Frame 1 (no input): blank canvas, image omitted
Frame 60 (no input): blank canvas, image omitted
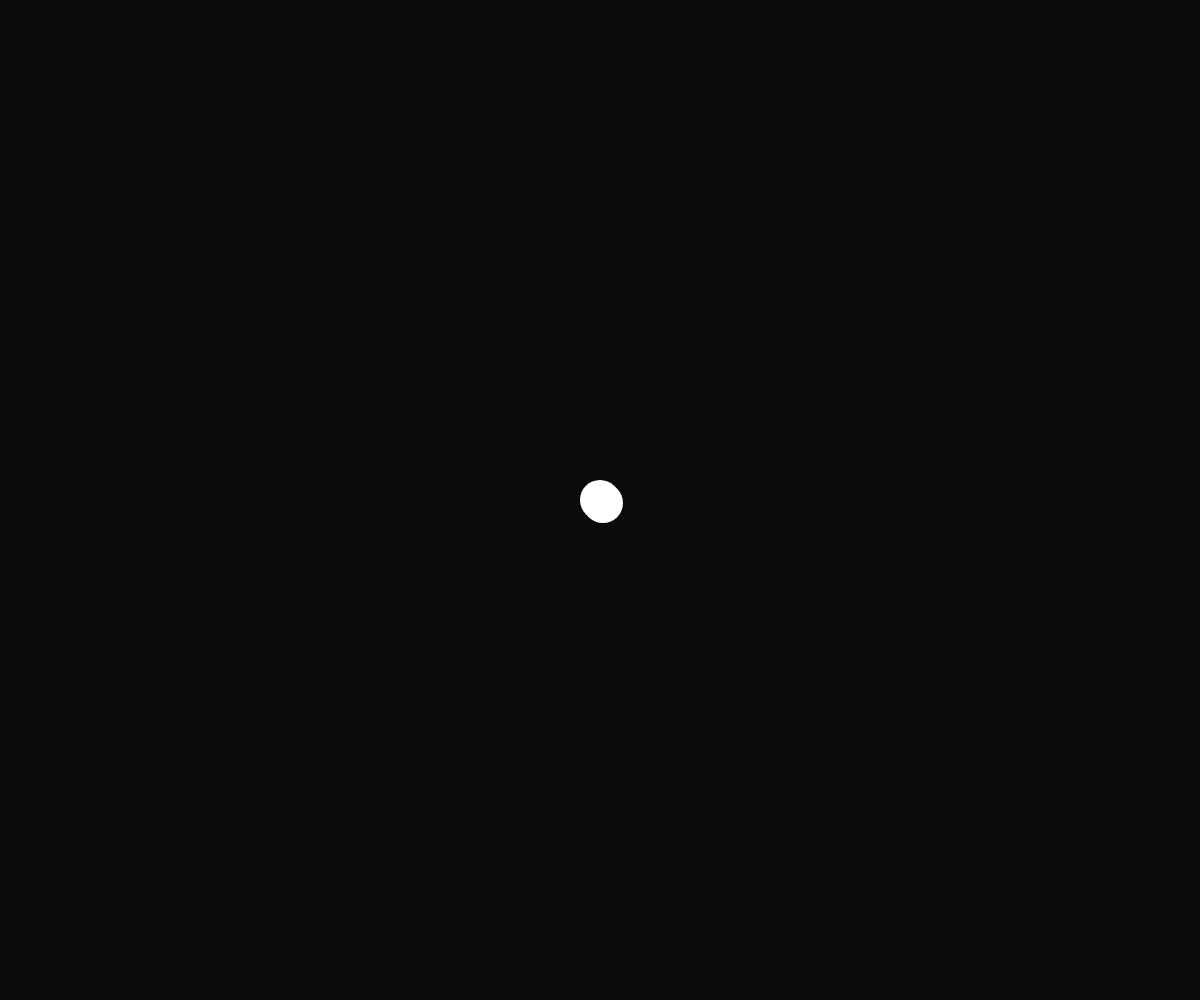
Frame 120 (the mouse pressed at the canvas centre since frame 60)

The p5.js sketch whose frames 1 and 60 were blank and that drew this single picture after the mouse press (run headless with seeded random() and noise() and a simulated clock; from frame 60 on, the mouse is pressed at the canvas centre):

// p5.js sketch
// ── sketch.js
let balls = [];
let velocity;
let maxSpeed;
let trail = [];
let isMouseMoving = false;

function setup() {
  createCanvas(windowWidth, windowHeight);
  velocity = createVector(3, 3);
  maxSpeed = 10;

  // Crea una nuova pallina ogni 3 secondi
  setInterval(createNewBall, 3000);
}

function createNewBall() {
  if (balls.length < 20) {
    balls.push({
      position: createVector(width / 2, height / 2),
      trail: []
    });
  }
}

function draw() {
  background(0, 10); // Opacità bassa per creare l'effetto di dissolvenza

  // Aggiorna e disegna tutte le palline
  for (let i = 0; i < balls.length; i++) {
    let ball = balls[i];

    // Aggiungi la posizione attuale della pallina alla coda (trail)
    ball.trail.push(createVector(ball.position.x, ball.position.y));

    // Limita la lunghezza della coda a un certo numero di elementi
    if (ball.trail.length > 100) {
      ball.trail.splice(0, 1);
    }

    // Disegna la coda
    for (let j = 0; j < ball.trail.length; j++) {
      let alpha = map(j, 0, ball.trail.length - 1, 255, 0); // Opacità graduale
      let colorValue = map(j, 0, ball.trail.length - 1, 0, 255); // Gradiente di colore
      let fillColor = color(colorValue, 0, 255);
      fillColor.setAlpha(alpha);
      fill(fillColor);
      noStroke();
      ellipse(ball.trail[j].x, ball.trail[j].y, 40, 40);
    }

    // Aggiorna la posizione della pallina in base alla velocità
    ball.position.add(velocity);

    // Rimbalzo sui bordi
    if (ball.position.x < 0 || ball.position.x > width) {
      velocity.x *= -1;
    }
    if (ball.position.y < 0 || ball.position.y > height) {
      velocity.y *= -1;
    }
    
    // Limita la posizione della pallina entro i bordi
    ball.position.x = constrain(ball.position.x, 0, width);
    ball.position.y = constrain(ball.position.y, 0, height);

    // Movimento fluido basato sulla posizione del mouse o movimento casuale
    if (isMouseMoving) {
      let targetY = constrain(mouseY, 0, height);
      let acceleration = (targetY - ball.position.y) * 0.1;
      velocity.y += acceleration;
      velocity.y = constrain(velocity.y, -maxSpeed, maxSpeed);
    } else {
      velocity.add(createVector(random(-0.2, 0.2), random(-0.2, 0.2)));
      velocity.limit(maxSpeed);
    }

    // Disegna la pallina
    fill(255);
    ellipse(ball.position.x, ball.position.y, 40, 40);
  }
}

function mouseMoved() {
  isMouseMoving = true;
}

function mouseReleased() {
  isMouseMoving = false;
}
